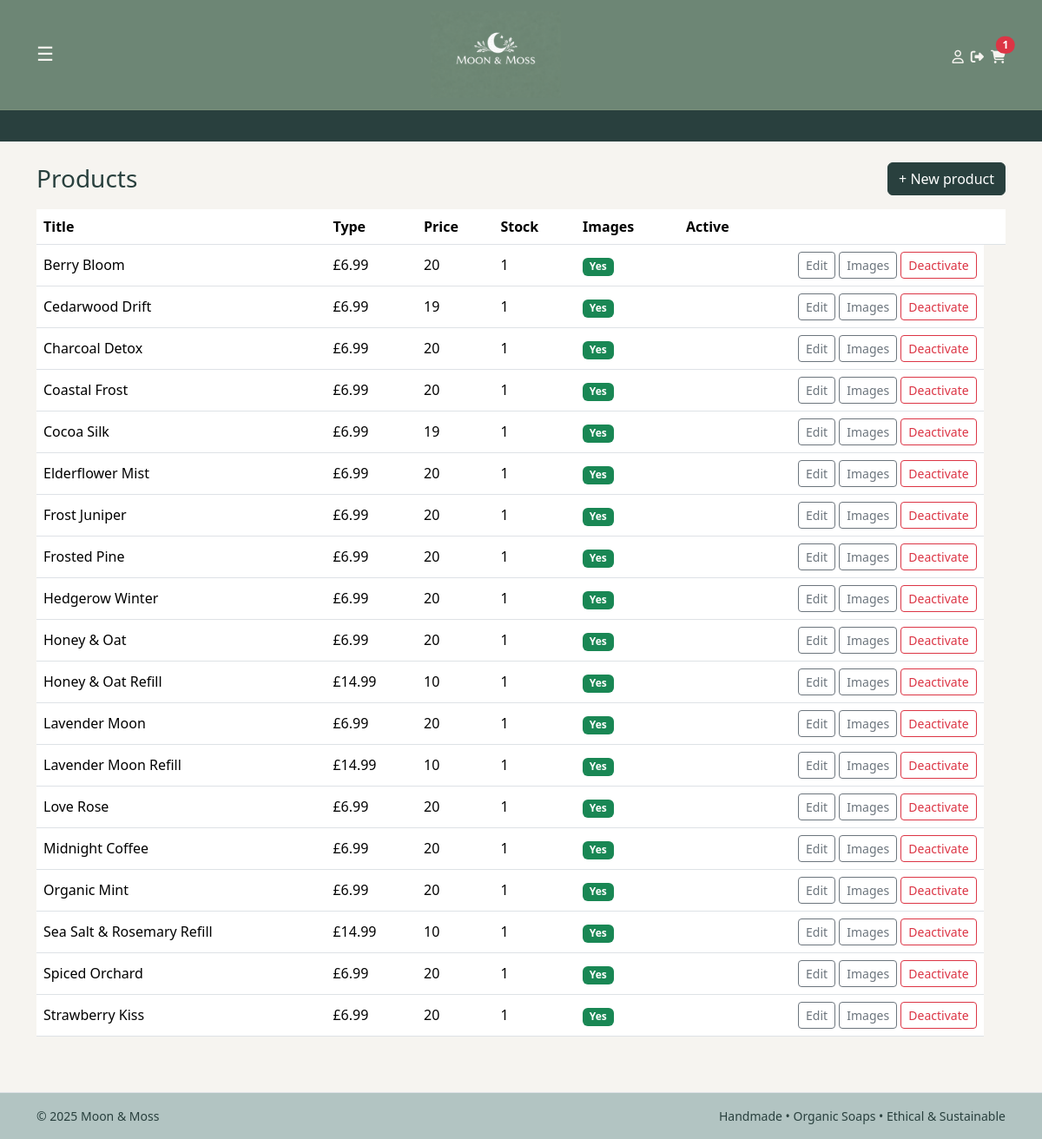
The page /owner/products/ (signed in) on the database its author committed.
### catalog/models.py (models this page shows, shortened)
class Product(models.Model):
    title = models.CharField(max_length=160)
    slug = models.SlugField(max_length=180, unique=True, blank=True)
    description = models.TextField(blank=True)
    scent = models.CharField(max_length=50, help_text="e.g. Lavender, Citrus")
    weight_g = models.PositiveIntegerField(help_text="Net weight in grams")
    price = models.DecimalField(max_digits=6, decimal_places=2)
    stock_qty = models.PositiveIntegerField(default=0)
    active = models.BooleanField(default=True)
    created_at = models.DateTimeField(auto_now_add=True)
    tags = models.CharField(
        max_length=250,
        blank=True,
        help_text="Comma-separated tags, e.g. winter, woody, refillable"
    )
    class Meta:
        ordering = ["title"]

### owner/views.py (the view)
# urls.py: path("owner/products/", views.products, name="owner_products"),
@staff_member_required
def products(request):
    qs = Product.objects.annotate(image_count=Count("images")).order_by("title")
    return render(request, "owner/products.html", {
        "products": qs,
        "LOW_STOCK_THRESHOLD": settings.LOW_STOCK_THRESHOLD,
    })

### cart/context_processors.py (called while the page is built)
def cart_count(request):
    cart = get_or_create_cart(request)
    try:
        count = sum(i.qty for i in cart.items.all())
    except Exception:
        count = 0
    return {"cart_count": count}

### cart/utils.py (called while the page is built)
def get_or_create_cart(request):
    if not request.session.session_key:
        request.session.create()
    request.session.set_expiry(60 * 60 * 24 * 14)
    session_key = request.session.session_key
    if request.user.is_authenticated:
        cart, _ = Cart.objects.get_or_create(
            user=request.user,
            defaults={"session_key": session_key},
        )
    else:
        cart, _ = Cart.objects.get_or_create(
            user=None,
            session_key=session_key,
        )
    return cart

### owner/templates/owner/products.html (shortened to what this page needs)
{% extends "base.html" %}
{% block content %}
<div class="d-flex justify-content-between align-items-center mb-3">
  <h1 class="h3 mb-0">Products</h1>
  <a class="btn btn-primary" href="{% url 'owner_product_create' %}">+ New product</a>
</div>
<div class="table-responsive">
  <table class="table align-middle">
    <thead>
      <tr>
        <th>Title</th>
        <th>Type</th>
        <th>Price</th>
        <th>Stock</th>
        <th>Images</th>
        <th>Active</th>
        <th></th>
      </tr>
    </thead>
    <tbody>
      {% for p in products %}
      <tr>
        <td>{{ p.title }}</td>
        <td>£{{ p.price }}</td>
        <td>{{ p.stock_qty }}</td>
        <td>{{ p.image_count }}</td>
        <td>
          {% if p.active %}
            <span class="badge text-bg-success">Yes</span>
          {% else %}
            <span class="badge text-bg-secondary">No</span>
          {% endif %}
        </td>
        <td class="text-end">
          <a class="btn btn-sm btn-outline-secondary" href="{% url 'owner_product_edit' p.pk %}">Edit</a>
          <a class="btn btn-sm btn-outline-secondary" href="{% url 'owner_product_images' p.pk %}">Images</a>
          <a class="btn btn-sm btn-outline-danger" href="{% url 'owner_product_toggle' p.pk %}">
            {% if p.active %}Deactivate{% else %}Activate{% endif %}
          </a>
        </td>
      </tr>
      {% endfor %}
    </tbody>
  </table>
</div>
{% endblock %}

### static/css/main.css (style rules this page uses)
body { background-color: #f6f4f0; color: #333333; font-family: system-ui, -apple-system, BlinkMacSystemFont, "Segoe UI", sans-serif; }
h1, .h1, h2, .h2, h3, .h3 { color: #29403e; }
a { color: #29403e; }
.btn-primary { background-color: #29403e; border-color: #29403e; }

### rows shown on the page
Product: title "Berry Bloom", price "6.99", stock_qty "20", image_count "1", active "Yes"
Product: title "Cedarwood Drift", price "6.99", stock_qty "19", image_count "1", active "Yes"
Product: title "Charcoal Detox", price "6.99", stock_qty "20", image_count "1", active "Yes"
Product: title "Coastal Frost", price "6.99", stock_qty "20", image_count "1", active "Yes"
Product: title "Cocoa Silk", price "6.99", stock_qty "19", image_count "1", active "Yes"
Product: title "Elderflower Mist", price "6.99", stock_qty "20", image_count "1", active "Yes"
Product: title "Frost Juniper", price "6.99", stock_qty "20", image_count "1", active "Yes"
Product: title "Frosted Pine", price "6.99", stock_qty "20", image_count "1", active "Yes"
Product: title "Hedgerow Winter", price "6.99", stock_qty "20", image_count "1", active "Yes"
Product: title "Honey & Oat", price "6.99", stock_qty "20", image_count "1", active "Yes"
Product: title "Honey & Oat Refill", price "14.99", stock_qty "10", image_count "1", active "Yes"
Product: title "Lavender Moon", price "6.99", stock_qty "20", image_count "1", active "Yes"
Product: title "Lavender Moon Refill", price "14.99", stock_qty "10", image_count "1", active "Yes"
Product: title "Love Rose", price "6.99", stock_qty "20", image_count "1", active "Yes"
Product: title "Midnight Coffee", price "6.99", stock_qty "20", image_count "1", active "Yes"
Product: title "Organic Mint", price "6.99", stock_qty "20", image_count "1", active "Yes"
Product: title "Sea Salt & Rosemary Refill", price "14.99", stock_qty "10", image_count "1", active "Yes"
Product: title "Spiced Orchard", price "6.99", stock_qty "20", image_count "1", active "Yes"
Product: title "Strawberry Kiss", price "6.99", stock_qty "20", image_count "1", active "Yes"

### other values the page prints
{{ cart_count|default:0 }} "1"
{{ now|default:"2025" }} "2025"
